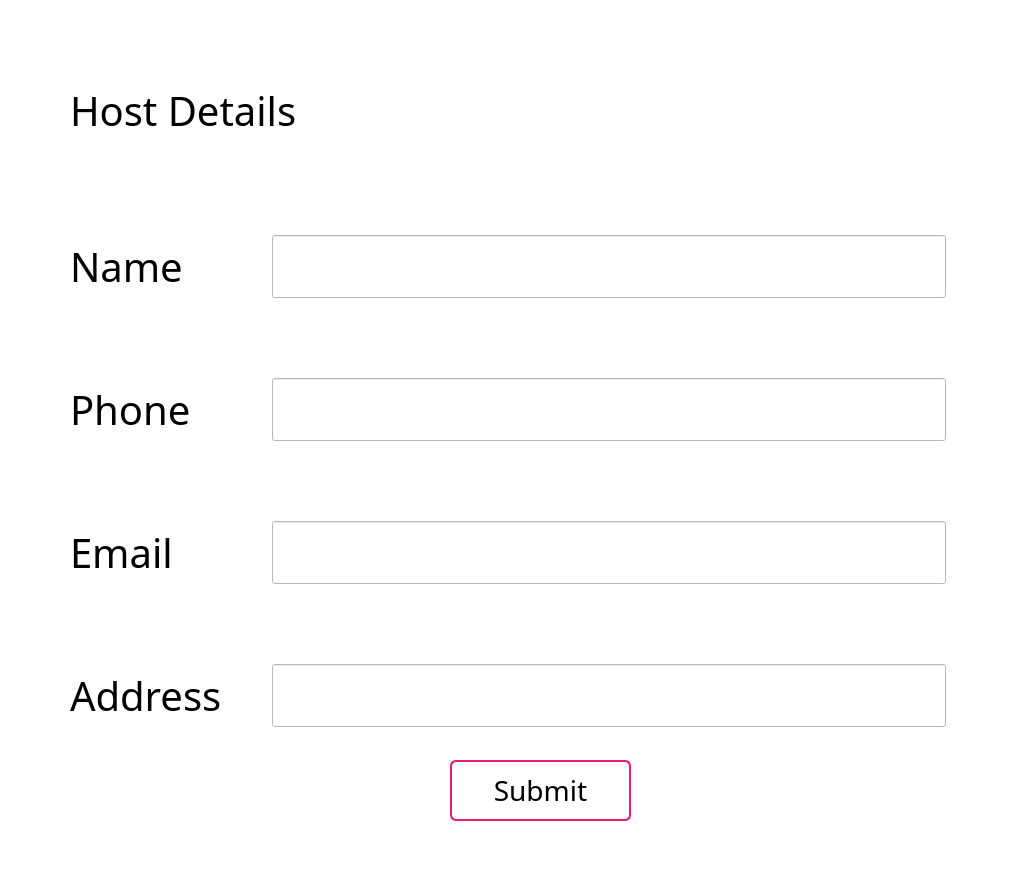
<?xml version="1.0" encoding="UTF-8"?>
<ui version="4.0">
 <class>Form</class>
 <widget class="QWidget" name="Form">
  <property name="geometry">
   <rect>
    <x>0</x>
    <y>0</y>
    <width>1028</width>
    <height>895</height>
   </rect>
  </property>
  <property name="sizePolicy">
   <sizepolicy hsizetype="Expanding" vsizetype="Expanding">
    <horstretch>0</horstretch>
    <verstretch>0</verstretch>
   </sizepolicy>
  </property>
  <property name="windowTitle">
   <string>Host Entry</string>
  </property>
  <property name="styleSheet">
   <string notr="true">QWidget {background-color: rgb(255, 255, 255);}


QPushButton {
    border: 2px solid #E31C79;
    border-radius: 6px;
    background-color: qlineargradient(x1: 0, y1: 0, x2: 0, y2: 1,
                                      stop: 0 rgb(255, 255, 255), stop: 1 #dadbde);
    min-width: 80px;
}
QPushButton:pressed {
    background-color: qlineargradient(x1: 0, y1: 0, x2: 0, y2: 1,
                                      stop: 0 #dadbde, stop: 1 #f6f7fa);
}

</string>
  </property>
  <widget class="QPushButton" name="host_submit">
   <property name="geometry">
    <rect>
     <x>450</x>
     <y>760</y>
     <width>181</width>
     <height>61</height>
    </rect>
   </property>
   <property name="sizePolicy">
    <sizepolicy hsizetype="Expanding" vsizetype="Expanding">
     <horstretch>0</horstretch>
     <verstretch>0</verstretch>
    </sizepolicy>
   </property>
   <property name="font">
    <font>
     <family>Franklin Gothic Demi</family>
     <pointsize>21</pointsize>
    </font>
   </property>
   <property name="text">
    <string>Submit</string>
   </property>
  </widget>
  <widget class="QLabel" name="label_2">
   <property name="geometry">
    <rect>
     <x>70</x>
     <y>90</y>
     <width>301</width>
     <height>41</height>
    </rect>
   </property>
   <property name="sizePolicy">
    <sizepolicy hsizetype="Expanding" vsizetype="Expanding">
     <horstretch>0</horstretch>
     <verstretch>0</verstretch>
    </sizepolicy>
   </property>
   <property name="font">
    <font>
     <family>Franklin Gothic Demi</family>
     <pointsize>30</pointsize>
    </font>
   </property>
   <property name="text">
    <string>Host Details</string>
   </property>
  </widget>
  <widget class="QWidget" name="formLayoutWidget">
   <property name="geometry">
    <rect>
     <x>70</x>
     <y>220</y>
     <width>891</width>
     <height>522</height>
    </rect>
   </property>
   <layout class="QFormLayout" name="guest_details_2">
    <property name="fieldGrowthPolicy">
     <enum>QFormLayout::ExpandingFieldsGrow</enum>
    </property>
    <property name="horizontalSpacing">
     <number>50</number>
    </property>
    <property name="verticalSpacing">
     <number>80</number>
    </property>
    <property name="leftMargin">
     <number>0</number>
    </property>
    <property name="topMargin">
     <number>15</number>
    </property>
    <property name="rightMargin">
     <number>15</number>
    </property>
    <property name="bottomMargin">
     <number>15</number>
    </property>
    <item row="0" column="0">
     <widget class="QLabel" name="nameLabel_2">
      <property name="sizePolicy">
       <sizepolicy hsizetype="Preferred" vsizetype="Expanding">
        <horstretch>0</horstretch>
        <verstretch>0</verstretch>
       </sizepolicy>
      </property>
      <property name="font">
       <font>
        <family>Franklin Gothic Demi</family>
        <pointsize>30</pointsize>
       </font>
      </property>
      <property name="text">
       <string>Name</string>
      </property>
     </widget>
    </item>
    <item row="0" column="1">
     <widget class="QLineEdit" name="nameLineEdit_2">
      <property name="sizePolicy">
       <sizepolicy hsizetype="Expanding" vsizetype="Expanding">
        <horstretch>0</horstretch>
        <verstretch>0</verstretch>
       </sizepolicy>
      </property>
      <property name="font">
       <font>
        <pointsize>20</pointsize>
       </font>
      </property>
      <property name="text">
       <string/>
      </property>
     </widget>
    </item>
    <item row="1" column="0">
     <widget class="QLabel" name="phoneLabel_2">
      <property name="sizePolicy">
       <sizepolicy hsizetype="Expanding" vsizetype="Expanding">
        <horstretch>0</horstretch>
        <verstretch>0</verstretch>
       </sizepolicy>
      </property>
      <property name="font">
       <font>
        <family>Franklin Gothic Demi</family>
        <pointsize>30</pointsize>
       </font>
      </property>
      <property name="text">
       <string>Phone</string>
      </property>
     </widget>
    </item>
    <item row="1" column="1">
     <widget class="QLineEdit" name="phoneLineEdit_2">
      <property name="sizePolicy">
       <sizepolicy hsizetype="Expanding" vsizetype="Expanding">
        <horstretch>0</horstretch>
        <verstretch>0</verstretch>
       </sizepolicy>
      </property>
      <property name="font">
       <font>
        <pointsize>20</pointsize>
       </font>
      </property>
     </widget>
    </item>
    <item row="2" column="0">
     <widget class="QLabel" name="emailLabel_2">
      <property name="sizePolicy">
       <sizepolicy hsizetype="Expanding" vsizetype="Expanding">
        <horstretch>0</horstretch>
        <verstretch>0</verstretch>
       </sizepolicy>
      </property>
      <property name="font">
       <font>
        <family>Franklin Gothic Demi</family>
        <pointsize>30</pointsize>
       </font>
      </property>
      <property name="text">
       <string>Email</string>
      </property>
     </widget>
    </item>
    <item row="3" column="0">
     <widget class="QLabel" name="addressLabel">
      <property name="sizePolicy">
       <sizepolicy hsizetype="Expanding" vsizetype="Expanding">
        <horstretch>0</horstretch>
        <verstretch>0</verstretch>
       </sizepolicy>
      </property>
      <property name="font">
       <font>
        <family>Franklin Gothic Demi</family>
        <pointsize>30</pointsize>
       </font>
      </property>
      <property name="text">
       <string>Address</string>
      </property>
     </widget>
    </item>
    <item row="3" column="1">
     <widget class="QLineEdit" name="addressLineEdit">
      <property name="sizePolicy">
       <sizepolicy hsizetype="Expanding" vsizetype="Expanding">
        <horstretch>0</horstretch>
        <verstretch>0</verstretch>
       </sizepolicy>
      </property>
      <property name="font">
       <font>
        <pointsize>20</pointsize>
       </font>
      </property>
     </widget>
    </item>
    <item row="2" column="1">
     <widget class="QLineEdit" name="emailLineEdit_2">
      <property name="sizePolicy">
       <sizepolicy hsizetype="Expanding" vsizetype="Expanding">
        <horstretch>0</horstretch>
        <verstretch>0</verstretch>
       </sizepolicy>
      </property>
      <property name="font">
       <font>
        <pointsize>20</pointsize>
       </font>
      </property>
      <property name="text">
       <string/>
      </property>
     </widget>
    </item>
   </layout>
  </widget>
  <widget class="QLabel" name="label_3">
   <property name="geometry">
    <rect>
     <x>660</x>
     <y>40</y>
     <width>301</width>
     <height>131</height>
    </rect>
   </property>
   <property name="sizePolicy">
    <sizepolicy hsizetype="Expanding" vsizetype="Expanding">
     <horstretch>0</horstretch>
     <verstretch>0</verstretch>
    </sizepolicy>
   </property>
   <property name="text">
    <string/>
   </property>
   <property name="pixmap">
    <pixmap>logo2.png</pixmap>
   </property>
   <property name="scaledContents">
    <bool>true</bool>
   </property>
  </widget>
 </widget>
 <resources/>
 <connections/>
</ui>
